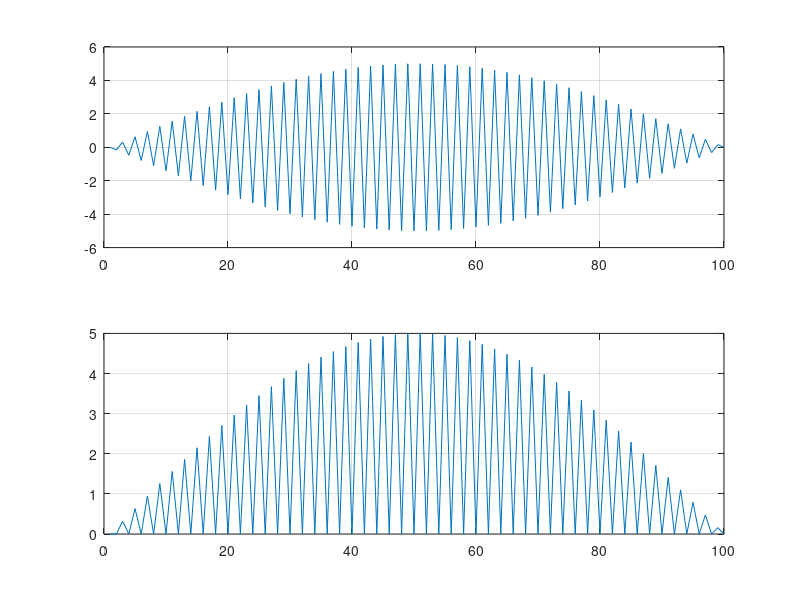

Reproduce this figure in MATLAB.
% Half Wave Rectifier Program
l=linspace(0,10,100);
f=input('Enter frequency(in Hz) :')
A=input('Enter Amplitude(in V) :')
sig=A*sin(2*pi*f*l); % sig denotes signal
subplot(211)
plot(sig);
grid

% u=1:9;
% t=(1:)
for t=1:100
   
if A*sin(2*pi*f*l(t))<=0
    sig(t)=0;
else
    sig(t) = A*sin(2*pi*f*l(t));

end
end
subplot(212)
plot(sig);
grid

